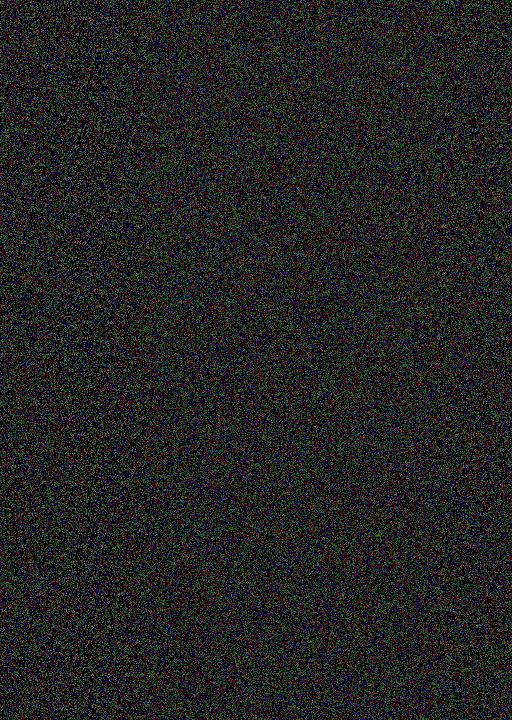
%> input picture face recognition using viola jones and pca/rsa image.jpg, 512 x 720 px; the run also reads 1 picture not shown here
$ octave --eval "compare_two_image;"   (GNU Octave 9; MATLAB toolbox functions it lacks are replaced by stand-ins)
%> lines starting %> are read from the running program, lines starting %| are printed output that depends on the picture
function compare_two_image()
[f,p]=uigetfile('*.*','select image to compare data');
%> the answer given: rsa image.jpg
ff=strcat(p,f);
img=imread(ff);
%> img is the input picture: size 720x512x3 uint8; mean R, G, B 33.4, 33.1, 33.6
[f,p]=uigetfile('*.*','select second image to compare data');
%> the answer given: blank.jpg
ff=strcat(p,f);
img2=imread(ff);
img=imresize(img,[100,90]);
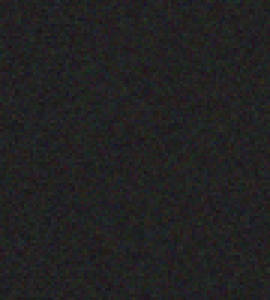
%> img: size 100x90x3 uint8 (shown 3 times larger); mean R, G, B 33.4, 33.1, 33.6
img2=imresize(img2,[100,90]);
%> img2: size 100x90x3 uint8; every value is 255
x=[];
y=[];
for i=1:100
    for j=1:90
      x=[x img(i,j,1)];
      y=[y img2(i,j,1)];
    end
end
figure(2);
plot(x,y,'--rs',...
    'LineWidth',2,...
    'MarkerSize',1,...
    'MarkerEdgeColor','r',...
    'MarkerFaceColor','r'),title('red color');
%> after `title('red color')`:
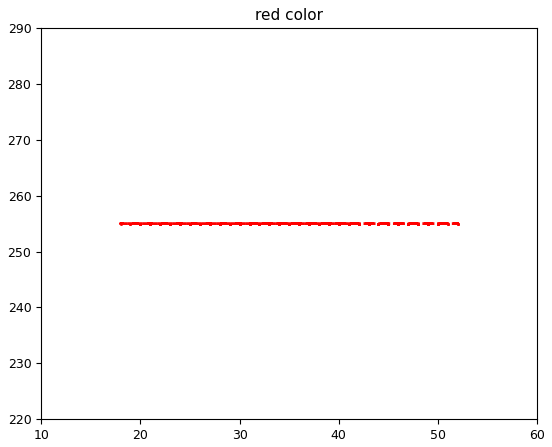
%> figure redrawn from the program's plot data

x=[];
y=[];
for i=1:100
    for j=1:90
      x=[x img(i,j,2)];
      y=[y abs(img2(i,j,2)-img(i,j,2))];
    end
end
figure(3);
plot(x,y,'--gs',...
    'LineWidth',2,...
    'MarkerSize',1,...
    'MarkerEdgeColor','g',...
    'MarkerFaceColor','g'),title('green color');
%> after `title('green color')`:
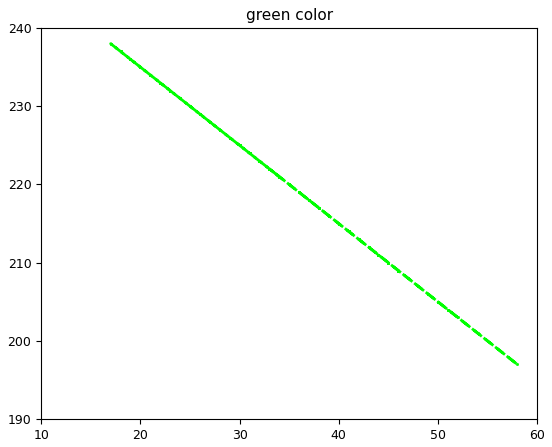
%> figure redrawn from the program's plot data
x=[];
y=[];
for i=1:100
    for j=1:90
      x=[x img(i,j,3)];
      y=[y img2(i,j,3)];
    end
end
figure(4);
plot(x,y,'--bs',...
    'LineWidth',2,...
    'MarkerSize',1,...
    'MarkerEdgeColor','b',...
    'MarkerFaceColor','b'),title('blue color');
